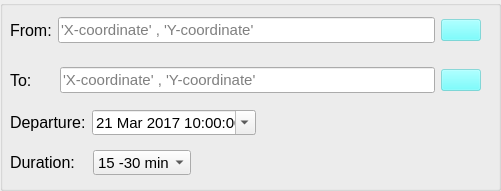
   <widget class="QGroupBox" name="groupBoxInput">
    <property name="geometry">
     <rect>
      <x>10</x>
      <y>60</y>
      <width>501</width>
      <height>191</height>
     </rect>
    </property>
    <property name="title">
     <string/>
    </property>
    <widget class="QWidget" name="layoutWidget_4">
     <property name="geometry">
      <rect>
       <x>10</x>
       <y>60</y>
       <width>471</width>
       <height>41</height>
      </rect>
     </property>
     <layout class="QHBoxLayout" name="horizontalLayout_2">
      <item>
       <widget class="QLabel" name="label_9">
        <property name="font">
         <font>
          <pointsize>12</pointsize>
         </font>
        </property>
        <property name="text">
         <string>To:     </string>
        </property>
       </widget>
      </item>
      <item>
       <widget class="QLineEdit" name="toLineEdit">
        <property name="font">
         <font>
          <pointsize>11</pointsize>
         </font>
        </property>
        <property name="toolTip">
         <string/>
        </property>
        <property name="whatsThis">
         <string/>
        </property>
        <property name="placeholderText">
         <string>'X-coordinate' , 'Y-coordinate'</string>
        </property>
        <property name="cursorMoveStyle">
         <enum>Qt::LogicalMoveStyle</enum>
        </property>
       </widget>
      </item>
      <item>
       <widget class="QPushButton" name="toButton">
        <property name="styleSheet">
         <string notr="true">background-color: rgba(85, 255, 255, 120);</string>
        </property>
        <property name="text">
         <string/>
        </property>
        <property name="icon">
         <iconset resource="resources.qrc">
          <normaloff>:/Resources/Resources/cursor.png</normaloff>:/Resources/Resources/cursor.png</iconset>
        </property>
        <property name="iconSize">
         <size>
          <width>20</width>
          <height>20</height>
         </size>
        </property>
        <property name="checkable">
         <bool>true</bool>
        </property>
       </widget>
      </item>
     </layout>
     <zorder>label_9</zorder>
     <zorder>toButton</zorder>
     <zorder>toLineEdit</zorder>
    </widget>
    <widget class="QWidget" name="layoutWidget">
     <property name="geometry">
      <rect>
       <x>10</x>
       <y>150</y>
       <width>181</width>
       <height>25</height>
      </rect>
     </property>
     <layout class="QHBoxLayout" name="horizontalLayout_4">
      <item>
       <widget class="QLabel" name="durationLabel">
        <property name="font">
         <font>
          <pointsize>12</pointsize>
         </font>
        </property>
        <property name="text">
         <string>Duration:</string>
        </property>
       </widget>
      </item>
      <item>
       <widget class="QComboBox" name="durationComboBox">
        <property name="font">
         <font>
          <pointsize>11</pointsize>
         </font>
        </property>
        <item>
         <property name="text">
          <string>15 -30 min</string>
         </property>
        </item>
        <item>
         <property name="text">
          <string>1 h</string>
         </property>
        </item>
        <item>
         <property name="text">
          <string>2 h</string>
         </property>
        </item>
        <item>
         <property name="text">
          <string>3 h</string>
         </property>
        </item>
        <item>
         <property name="text">
          <string>4 h</string>
         </property>
        </item>
        <item>
         <property name="text">
          <string>5 h</string>
         </property>
        </item>
        <item>
         <property name="text">
          <string>6 h</string>
         </property>
        </item>
        <item>
         <property name="text">
          <string>24 h</string>
         </property>
        </item>
       </widget>
      </item>
     </layout>
    </widget>
    <widget class="QWidget" name="layoutWidget">
     <property name="geometry">
      <rect>
       <x>10</x>
       <y>110</y>
       <width>246</width>
       <height>25</height>
      </rect>
     </property>
     <layout class="QHBoxLayout" name="horizontalLayout_3">
      <item>
       <widget class="QLabel" name="departureLabel">
        <property name="font">
         <font>
          <pointsize>12</pointsize>
         </font>
        </property>
        <property name="text">
         <string>Departure:</string>
        </property>
       </widget>
      </item>
      <item>
       <widget class="QDateTimeEdit" name="dateTimeEdit">
        <property name="font">
         <font>
          <pointsize>11</pointsize>
         </font>
        </property>
        <property name="wrapping">
         <bool>false</bool>
        </property>
        <property name="frame">
         <bool>true</bool>
        </property>
        <property name="buttonSymbols">
         <enum>QAbstractSpinBox::UpDownArrows</enum>
        </property>
        <property name="dateTime">
         <datetime>
          <hour>10</hour>
          <minute>0</minute>
          <second>0</second>
          <year>2017</year>
          <month>3</month>
          <day>21</day>
         </datetime>
        </property>
        <property name="time">
         <time>
          <hour>10</hour>
          <minute>0</minute>
          <second>0</second>
         </time>
        </property>
        <property name="calendarPopup">
         <bool>true</bool>
        </property>
       </widget>
      </item>
     </layout>
    </widget>
    <widget class="QWidget" name="layoutWidget">
     <property name="geometry">
      <rect>
       <x>10</x>
       <y>10</y>
       <width>471</width>
       <height>41</height>
      </rect>
     </property>
     <layout class="QHBoxLayout" name="horizontalLayout">
      <item>
       <widget class="QLabel" name="fromLabel">
        <property name="font">
         <font>
          <pointsize>12</pointsize>
         </font>
        </property>
        <property name="text">
         <string>From:</string>
        </property>
       </widget>
      </item>
      <item>
       <widget class="QLineEdit" name="fromLineEdit">
        <property name="font">
         <font>
          <pointsize>11</pointsize>
         </font>
        </property>
        <property name="toolTip">
         <string/>
        </property>
        <property name="whatsThis">
         <string/>
        </property>
        <property name="placeholderText">
         <string>'X-coordinate' , 'Y-coordinate'</string>
        </property>
       </widget>
      </item>
      <item>
       <widget class="QPushButton" name="fromButton">
        <property name="styleSheet">
         <string notr="true">background-color: rgba(85, 255, 255, 120);</string>
        </property>
        <property name="text">
         <string/>
        </property>
        <property name="icon">
         <iconset resource="resources.qrc">
          <normaloff>:/Resources/Resources/cursor.png</normaloff>:/Resources/Resources/cursor.png</iconset>
        </property>
        <property name="iconSize">
         <size>
          <width>20</width>
          <height>20</height>
         </size>
        </property>
        <property name="checkable">
         <bool>true</bool>
        </property>
       </widget>
      </item>
     </layout>
     <zorder>fromLabel</zorder>
     <zorder>fromButton</zorder>
     <zorder>fromLineEdit</zorder>
    </widget>
   </widget>
